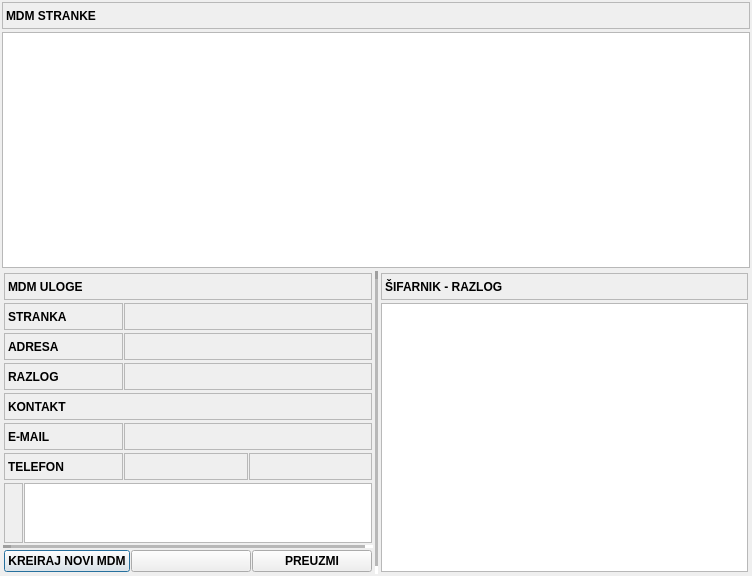
<?xml version="1.0" encoding="UTF-8"?>
<ui version="4.0">
 <class>FrmMdm2</class>
 <widget class="QDialog" name="FrmMdm2">
  <property name="geometry">
   <rect>
    <x>0</x>
    <y>0</y>
    <width>752</width>
    <height>576</height>
   </rect>
  </property>
  <property name="font">
   <font>
    <pointsize>9</pointsize>
   </font>
  </property>
  <property name="windowTitle">
   <string>Donat - MDM</string>
  </property>
  <property name="windowIcon">
   <iconset resource="../../resources/DonatForm.qrc">
    <normaloff>:/InDonat/Forms/images/App.ico</normaloff>:/InDonat/Forms/images/App.ico</iconset>
  </property>
  <property name="locale">
   <locale language="Croatian" country="Croatia"/>
  </property>
  <layout class="QVBoxLayout" name="verticalLayout">
   <property name="spacing">
    <number>1</number>
   </property>
   <property name="leftMargin">
    <number>1</number>
   </property>
   <property name="topMargin">
    <number>1</number>
   </property>
   <property name="rightMargin">
    <number>1</number>
   </property>
   <property name="bottomMargin">
    <number>1</number>
   </property>
   <item>
    <widget class="QFrame" name="frame_3">
     <property name="sizePolicy">
      <sizepolicy hsizetype="Preferred" vsizetype="Maximum">
       <horstretch>0</horstretch>
       <verstretch>0</verstretch>
      </sizepolicy>
     </property>
     <property name="frameShape">
      <enum>QFrame::NoFrame</enum>
     </property>
     <property name="frameShadow">
      <enum>QFrame::Raised</enum>
     </property>
     <layout class="QHBoxLayout" name="horizontalLayout_2">
      <property name="spacing">
       <number>1</number>
      </property>
      <property name="leftMargin">
       <number>1</number>
      </property>
      <property name="topMargin">
       <number>1</number>
      </property>
      <property name="rightMargin">
       <number>1</number>
      </property>
      <property name="bottomMargin">
       <number>1</number>
      </property>
      <item>
       <widget class="QLabel" name="lblMdmTitle">
        <property name="minimumSize">
         <size>
          <width>0</width>
          <height>27</height>
         </size>
        </property>
        <property name="font">
         <font>
          <weight>75</weight>
          <bold>true</bold>
         </font>
        </property>
        <property name="frameShape">
         <enum>QFrame::StyledPanel</enum>
        </property>
        <property name="text">
         <string>MDM STRANKE</string>
        </property>
       </widget>
      </item>
     </layout>
    </widget>
   </item>
   <item>
    <widget class="QFrame" name="frame">
     <property name="frameShape">
      <enum>QFrame::NoFrame</enum>
     </property>
     <property name="frameShadow">
      <enum>QFrame::Raised</enum>
     </property>
     <layout class="QHBoxLayout" name="horizontalLayout_13">
      <property name="spacing">
       <number>1</number>
      </property>
      <property name="leftMargin">
       <number>1</number>
      </property>
      <property name="topMargin">
       <number>1</number>
      </property>
      <property name="rightMargin">
       <number>1</number>
      </property>
      <property name="bottomMargin">
       <number>1</number>
      </property>
      <item>
       <widget class="QTreeWidget" name="treeSifre">
        <property name="font">
         <font>
          <pointsize>8</pointsize>
          <weight>50</weight>
          <bold>false</bold>
         </font>
        </property>
        <property name="headerHidden">
         <bool>true</bool>
        </property>
        <column>
         <property name="text">
          <string>1</string>
         </property>
        </column>
        <column>
         <property name="text">
          <string>2</string>
         </property>
        </column>
       </widget>
      </item>
     </layout>
    </widget>
   </item>
   <item>
    <widget class="QFrame" name="frame_2">
     <property name="frameShape">
      <enum>QFrame::NoFrame</enum>
     </property>
     <property name="frameShadow">
      <enum>QFrame::Raised</enum>
     </property>
     <layout class="QHBoxLayout" name="horizontalLayout">
      <property name="spacing">
       <number>1</number>
      </property>
      <property name="leftMargin">
       <number>1</number>
      </property>
      <property name="topMargin">
       <number>1</number>
      </property>
      <property name="rightMargin">
       <number>1</number>
      </property>
      <property name="bottomMargin">
       <number>1</number>
      </property>
      <item>
       <widget class="QFrame" name="frame_4">
        <property name="frameShape">
         <enum>QFrame::NoFrame</enum>
        </property>
        <layout class="QVBoxLayout" name="verticalLayout_2">
         <property name="spacing">
          <number>1</number>
         </property>
         <property name="leftMargin">
          <number>1</number>
         </property>
         <property name="topMargin">
          <number>1</number>
         </property>
         <property name="rightMargin">
          <number>1</number>
         </property>
         <property name="bottomMargin">
          <number>1</number>
         </property>
         <item>
          <widget class="QFrame" name="frame_12">
           <property name="sizePolicy">
            <sizepolicy hsizetype="Preferred" vsizetype="Maximum">
             <horstretch>0</horstretch>
             <verstretch>0</verstretch>
            </sizepolicy>
           </property>
           <property name="frameShape">
            <enum>QFrame::NoFrame</enum>
           </property>
           <property name="frameShadow">
            <enum>QFrame::Raised</enum>
           </property>
           <layout class="QHBoxLayout" name="horizontalLayout_4">
            <property name="spacing">
             <number>1</number>
            </property>
            <property name="leftMargin">
             <number>1</number>
            </property>
            <property name="topMargin">
             <number>1</number>
            </property>
            <property name="rightMargin">
             <number>1</number>
            </property>
            <property name="bottomMargin">
             <number>1</number>
            </property>
            <item>
             <widget class="QLabel" name="lblMdmTitle_3">
              <property name="minimumSize">
               <size>
                <width>0</width>
                <height>27</height>
               </size>
              </property>
              <property name="font">
               <font>
                <weight>75</weight>
                <bold>true</bold>
               </font>
              </property>
              <property name="frameShape">
               <enum>QFrame::StyledPanel</enum>
              </property>
              <property name="text">
               <string>MDM ULOGE</string>
              </property>
             </widget>
            </item>
           </layout>
          </widget>
         </item>
         <item>
          <widget class="QFrame" name="frame_6">
           <property name="sizePolicy">
            <sizepolicy hsizetype="Preferred" vsizetype="Maximum">
             <horstretch>0</horstretch>
             <verstretch>0</verstretch>
            </sizepolicy>
           </property>
           <property name="frameShape">
            <enum>QFrame::NoFrame</enum>
           </property>
           <property name="frameShadow">
            <enum>QFrame::Raised</enum>
           </property>
           <layout class="QHBoxLayout" name="horizontalLayout_6">
            <property name="spacing">
             <number>1</number>
            </property>
            <property name="leftMargin">
             <number>1</number>
            </property>
            <property name="topMargin">
             <number>1</number>
            </property>
            <property name="rightMargin">
             <number>1</number>
            </property>
            <property name="bottomMargin">
             <number>1</number>
            </property>
            <item>
             <widget class="QLabel" name="lblStrankaTitle">
              <property name="sizePolicy">
               <sizepolicy hsizetype="Maximum" vsizetype="Preferred">
                <horstretch>0</horstretch>
                <verstretch>0</verstretch>
               </sizepolicy>
              </property>
              <property name="minimumSize">
               <size>
                <width>119</width>
                <height>27</height>
               </size>
              </property>
              <property name="maximumSize">
               <size>
                <width>119</width>
                <height>16777215</height>
               </size>
              </property>
              <property name="font">
               <font>
                <weight>75</weight>
                <bold>true</bold>
               </font>
              </property>
              <property name="frameShape">
               <enum>QFrame::StyledPanel</enum>
              </property>
              <property name="text">
               <string>STRANKA</string>
              </property>
             </widget>
            </item>
            <item>
             <widget class="QLabel" name="lblMdmTitle_5">
              <property name="minimumSize">
               <size>
                <width>0</width>
                <height>27</height>
               </size>
              </property>
              <property name="font">
               <font>
                <weight>75</weight>
                <bold>true</bold>
               </font>
              </property>
              <property name="frameShape">
               <enum>QFrame::StyledPanel</enum>
              </property>
             </widget>
            </item>
           </layout>
          </widget>
         </item>
         <item>
          <widget class="QFrame" name="frame_11">
           <property name="sizePolicy">
            <sizepolicy hsizetype="Preferred" vsizetype="Maximum">
             <horstretch>0</horstretch>
             <verstretch>0</verstretch>
            </sizepolicy>
           </property>
           <property name="frameShape">
            <enum>QFrame::NoFrame</enum>
           </property>
           <property name="frameShadow">
            <enum>QFrame::Raised</enum>
           </property>
           <layout class="QHBoxLayout" name="horizontalLayout_8">
            <property name="spacing">
             <number>1</number>
            </property>
            <property name="leftMargin">
             <number>1</number>
            </property>
            <property name="topMargin">
             <number>1</number>
            </property>
            <property name="rightMargin">
             <number>1</number>
            </property>
            <property name="bottomMargin">
             <number>1</number>
            </property>
            <item>
             <widget class="QLabel" name="lblAdresaTitle">
              <property name="sizePolicy">
               <sizepolicy hsizetype="Maximum" vsizetype="Preferred">
                <horstretch>0</horstretch>
                <verstretch>0</verstretch>
               </sizepolicy>
              </property>
              <property name="minimumSize">
               <size>
                <width>119</width>
                <height>27</height>
               </size>
              </property>
              <property name="maximumSize">
               <size>
                <width>119</width>
                <height>16777215</height>
               </size>
              </property>
              <property name="font">
               <font>
                <weight>75</weight>
                <bold>true</bold>
               </font>
              </property>
              <property name="frameShape">
               <enum>QFrame::StyledPanel</enum>
              </property>
              <property name="text">
               <string>ADRESA</string>
              </property>
             </widget>
            </item>
            <item>
             <widget class="QLabel" name="lblMdmTitle_6">
              <property name="minimumSize">
               <size>
                <width>0</width>
                <height>27</height>
               </size>
              </property>
              <property name="font">
               <font>
                <weight>75</weight>
                <bold>true</bold>
               </font>
              </property>
              <property name="frameShape">
               <enum>QFrame::StyledPanel</enum>
              </property>
             </widget>
            </item>
           </layout>
          </widget>
         </item>
         <item>
          <widget class="QFrame" name="frame_14">
           <property name="sizePolicy">
            <sizepolicy hsizetype="Preferred" vsizetype="Maximum">
             <horstretch>0</horstretch>
             <verstretch>0</verstretch>
            </sizepolicy>
           </property>
           <property name="frameShape">
            <enum>QFrame::NoFrame</enum>
           </property>
           <property name="frameShadow">
            <enum>QFrame::Raised</enum>
           </property>
           <layout class="QHBoxLayout" name="horizontalLayout_7">
            <property name="spacing">
             <number>1</number>
            </property>
            <property name="leftMargin">
             <number>1</number>
            </property>
            <property name="topMargin">
             <number>1</number>
            </property>
            <property name="rightMargin">
             <number>1</number>
            </property>
            <property name="bottomMargin">
             <number>1</number>
            </property>
            <item>
             <widget class="QLabel" name="lblRazlogTitle">
              <property name="sizePolicy">
               <sizepolicy hsizetype="Maximum" vsizetype="Preferred">
                <horstretch>0</horstretch>
                <verstretch>0</verstretch>
               </sizepolicy>
              </property>
              <property name="minimumSize">
               <size>
                <width>119</width>
                <height>27</height>
               </size>
              </property>
              <property name="maximumSize">
               <size>
                <width>119</width>
                <height>16777215</height>
               </size>
              </property>
              <property name="font">
               <font>
                <weight>75</weight>
                <bold>true</bold>
               </font>
              </property>
              <property name="frameShape">
               <enum>QFrame::StyledPanel</enum>
              </property>
              <property name="text">
               <string>RAZLOG</string>
              </property>
             </widget>
            </item>
            <item>
             <widget class="QLabel" name="lblMdmTitle_7">
              <property name="minimumSize">
               <size>
                <width>0</width>
                <height>27</height>
               </size>
              </property>
              <property name="font">
               <font>
                <weight>75</weight>
                <bold>true</bold>
               </font>
              </property>
              <property name="frameShape">
               <enum>QFrame::StyledPanel</enum>
              </property>
             </widget>
            </item>
           </layout>
          </widget>
         </item>
         <item>
          <widget class="QFrame" name="frame_9">
           <property name="sizePolicy">
            <sizepolicy hsizetype="Preferred" vsizetype="Maximum">
             <horstretch>0</horstretch>
             <verstretch>0</verstretch>
            </sizepolicy>
           </property>
           <property name="frameShape">
            <enum>QFrame::NoFrame</enum>
           </property>
           <property name="frameShadow">
            <enum>QFrame::Raised</enum>
           </property>
           <layout class="QHBoxLayout" name="horizontalLayout_5">
            <property name="spacing">
             <number>1</number>
            </property>
            <property name="leftMargin">
             <number>1</number>
            </property>
            <property name="topMargin">
             <number>1</number>
            </property>
            <property name="rightMargin">
             <number>1</number>
            </property>
            <property name="bottomMargin">
             <number>1</number>
            </property>
            <item>
             <widget class="QLabel" name="lblMdmTitle_4">
              <property name="minimumSize">
               <size>
                <width>0</width>
                <height>27</height>
               </size>
              </property>
              <property name="font">
               <font>
                <weight>75</weight>
                <bold>true</bold>
               </font>
              </property>
              <property name="frameShape">
               <enum>QFrame::StyledPanel</enum>
              </property>
              <property name="text">
               <string>KONTAKT</string>
              </property>
             </widget>
            </item>
           </layout>
          </widget>
         </item>
         <item>
          <widget class="QFrame" name="frame_7">
           <property name="sizePolicy">
            <sizepolicy hsizetype="Preferred" vsizetype="Maximum">
             <horstretch>0</horstretch>
             <verstretch>0</verstretch>
            </sizepolicy>
           </property>
           <property name="frameShape">
            <enum>QFrame::NoFrame</enum>
           </property>
           <property name="frameShadow">
            <enum>QFrame::Raised</enum>
           </property>
           <layout class="QHBoxLayout" name="horizontalLayout_9">
            <property name="spacing">
             <number>1</number>
            </property>
            <property name="leftMargin">
             <number>1</number>
            </property>
            <property name="topMargin">
             <number>1</number>
            </property>
            <property name="rightMargin">
             <number>1</number>
            </property>
            <property name="bottomMargin">
             <number>1</number>
            </property>
            <item>
             <widget class="QLabel" name="lblRazlogTitle_2">
              <property name="sizePolicy">
               <sizepolicy hsizetype="Maximum" vsizetype="Preferred">
                <horstretch>0</horstretch>
                <verstretch>0</verstretch>
               </sizepolicy>
              </property>
              <property name="minimumSize">
               <size>
                <width>119</width>
                <height>27</height>
               </size>
              </property>
              <property name="maximumSize">
               <size>
                <width>119</width>
                <height>16777215</height>
               </size>
              </property>
              <property name="font">
               <font>
                <weight>75</weight>
                <bold>true</bold>
               </font>
              </property>
              <property name="frameShape">
               <enum>QFrame::StyledPanel</enum>
              </property>
              <property name="text">
               <string>E-MAIL</string>
              </property>
             </widget>
            </item>
            <item>
             <widget class="QLabel" name="lblMdmTitle_8">
              <property name="minimumSize">
               <size>
                <width>0</width>
                <height>27</height>
               </size>
              </property>
              <property name="font">
               <font>
                <weight>75</weight>
                <bold>true</bold>
               </font>
              </property>
              <property name="frameShape">
               <enum>QFrame::StyledPanel</enum>
              </property>
             </widget>
            </item>
           </layout>
          </widget>
         </item>
         <item>
          <widget class="QFrame" name="frame_10">
           <property name="sizePolicy">
            <sizepolicy hsizetype="Preferred" vsizetype="Maximum">
             <horstretch>0</horstretch>
             <verstretch>0</verstretch>
            </sizepolicy>
           </property>
           <property name="frameShape">
            <enum>QFrame::NoFrame</enum>
           </property>
           <property name="frameShadow">
            <enum>QFrame::Raised</enum>
           </property>
           <layout class="QHBoxLayout" name="horizontalLayout_10">
            <property name="spacing">
             <number>1</number>
            </property>
            <property name="leftMargin">
             <number>1</number>
            </property>
            <property name="topMargin">
             <number>1</number>
            </property>
            <property name="rightMargin">
             <number>1</number>
            </property>
            <property name="bottomMargin">
             <number>1</number>
            </property>
            <item>
             <widget class="QLabel" name="lblRazlogTitle_3">
              <property name="sizePolicy">
               <sizepolicy hsizetype="Maximum" vsizetype="Preferred">
                <horstretch>0</horstretch>
                <verstretch>0</verstretch>
               </sizepolicy>
              </property>
              <property name="minimumSize">
               <size>
                <width>119</width>
                <height>27</height>
               </size>
              </property>
              <property name="maximumSize">
               <size>
                <width>119</width>
                <height>16777215</height>
               </size>
              </property>
              <property name="font">
               <font>
                <weight>75</weight>
                <bold>true</bold>
               </font>
              </property>
              <property name="frameShape">
               <enum>QFrame::StyledPanel</enum>
              </property>
              <property name="text">
               <string>TELEFON</string>
              </property>
             </widget>
            </item>
            <item>
             <widget class="QLabel" name="lblMdmTitle_10">
              <property name="minimumSize">
               <size>
                <width>0</width>
                <height>27</height>
               </size>
              </property>
              <property name="font">
               <font>
                <weight>75</weight>
                <bold>true</bold>
               </font>
              </property>
              <property name="frameShape">
               <enum>QFrame::StyledPanel</enum>
              </property>
             </widget>
            </item>
            <item>
             <widget class="QLabel" name="lblMdmTitle_9">
              <property name="minimumSize">
               <size>
                <width>0</width>
                <height>27</height>
               </size>
              </property>
              <property name="font">
               <font>
                <weight>75</weight>
                <bold>true</bold>
               </font>
              </property>
              <property name="frameShape">
               <enum>QFrame::StyledPanel</enum>
              </property>
             </widget>
            </item>
           </layout>
          </widget>
         </item>
         <item>
          <widget class="QFrame" name="frame_13">
           <property name="frameShape">
            <enum>QFrame::NoFrame</enum>
           </property>
           <property name="frameShadow">
            <enum>QFrame::Raised</enum>
           </property>
           <layout class="QHBoxLayout" name="horizontalLayout_11">
            <property name="spacing">
             <number>1</number>
            </property>
            <property name="leftMargin">
             <number>1</number>
            </property>
            <property name="topMargin">
             <number>1</number>
            </property>
            <property name="rightMargin">
             <number>1</number>
            </property>
            <property name="bottomMargin">
             <number>1</number>
            </property>
            <item>
             <widget class="QLabel" name="lblRazlogTitle_4">
              <property name="sizePolicy">
               <sizepolicy hsizetype="Maximum" vsizetype="Preferred">
                <horstretch>0</horstretch>
                <verstretch>0</verstretch>
               </sizepolicy>
              </property>
              <property name="minimumSize">
               <size>
                <width>19</width>
                <height>27</height>
               </size>
              </property>
              <property name="maximumSize">
               <size>
                <width>19</width>
                <height>16777215</height>
               </size>
              </property>
              <property name="font">
               <font>
                <weight>75</weight>
                <bold>true</bold>
               </font>
              </property>
              <property name="frameShape">
               <enum>QFrame::StyledPanel</enum>
              </property>
             </widget>
            </item>
            <item>
             <widget class="QTextEdit" name="textEdit">
              <property name="sizePolicy">
               <sizepolicy hsizetype="Preferred" vsizetype="Preferred">
                <horstretch>0</horstretch>
                <verstretch>0</verstretch>
               </sizepolicy>
              </property>
              <property name="maximumSize">
               <size>
                <width>16777215</width>
                <height>60</height>
               </size>
              </property>
             </widget>
            </item>
           </layout>
          </widget>
         </item>
         <item>
          <widget class="Line" name="line_2">
           <property name="lineWidth">
            <number>8</number>
           </property>
           <property name="midLineWidth">
            <number>8</number>
           </property>
           <property name="orientation">
            <enum>Qt::Horizontal</enum>
           </property>
          </widget>
         </item>
         <item>
          <widget class="QFrame" name="frame_8">
           <property name="sizePolicy">
            <sizepolicy hsizetype="Preferred" vsizetype="Maximum">
             <horstretch>0</horstretch>
             <verstretch>0</verstretch>
            </sizepolicy>
           </property>
           <property name="frameShape">
            <enum>QFrame::NoFrame</enum>
           </property>
           <property name="frameShadow">
            <enum>QFrame::Raised</enum>
           </property>
           <layout class="QHBoxLayout" name="horizontalLayout_12">
            <property name="spacing">
             <number>1</number>
            </property>
            <property name="leftMargin">
             <number>1</number>
            </property>
            <property name="topMargin">
             <number>1</number>
            </property>
            <property name="rightMargin">
             <number>1</number>
            </property>
            <property name="bottomMargin">
             <number>1</number>
            </property>
            <item>
             <widget class="QPushButton" name="btnKreirajNoviMdm">
              <property name="font">
               <font>
                <weight>75</weight>
                <bold>true</bold>
               </font>
              </property>
              <property name="cursor">
               <cursorShape>PointingHandCursor</cursorShape>
              </property>
              <property name="text">
               <string>KREIRAJ NOVI MDM</string>
              </property>
              <property name="default">
               <bool>true</bool>
              </property>
             </widget>
            </item>
            <item>
             <widget class="QPushButton" name="btnOdustani">
              <property name="cursor">
               <cursorShape>PointingHandCursor</cursorShape>
              </property>
             </widget>
            </item>
            <item>
             <widget class="QPushButton" name="btnPreuzmi">
              <property name="font">
               <font>
                <weight>75</weight>
                <bold>true</bold>
               </font>
              </property>
              <property name="cursor">
               <cursorShape>PointingHandCursor</cursorShape>
              </property>
              <property name="text">
               <string>PREUZMI</string>
              </property>
             </widget>
            </item>
           </layout>
          </widget>
         </item>
        </layout>
       </widget>
      </item>
      <item>
       <widget class="Line" name="line">
        <property name="lineWidth">
         <number>8</number>
        </property>
        <property name="midLineWidth">
         <number>8</number>
        </property>
        <property name="orientation">
         <enum>Qt::Vertical</enum>
        </property>
       </widget>
      </item>
      <item>
       <widget class="QFrame" name="frame_5">
        <property name="frameShape">
         <enum>QFrame::NoFrame</enum>
        </property>
        <layout class="QVBoxLayout" name="verticalLayout_3">
         <property name="spacing">
          <number>1</number>
         </property>
         <property name="leftMargin">
          <number>1</number>
         </property>
         <property name="topMargin">
          <number>1</number>
         </property>
         <property name="rightMargin">
          <number>1</number>
         </property>
         <property name="bottomMargin">
          <number>1</number>
         </property>
         <item>
          <widget class="QFrame" name="frame_15">
           <property name="sizePolicy">
            <sizepolicy hsizetype="Preferred" vsizetype="Maximum">
             <horstretch>0</horstretch>
             <verstretch>0</verstretch>
            </sizepolicy>
           </property>
           <property name="frameShape">
            <enum>QFrame::NoFrame</enum>
           </property>
           <property name="frameShadow">
            <enum>QFrame::Raised</enum>
           </property>
           <layout class="QHBoxLayout" name="horizontalLayout_3">
            <property name="spacing">
             <number>1</number>
            </property>
            <property name="leftMargin">
             <number>1</number>
            </property>
            <property name="topMargin">
             <number>1</number>
            </property>
            <property name="rightMargin">
             <number>1</number>
            </property>
            <property name="bottomMargin">
             <number>1</number>
            </property>
            <item>
             <widget class="QLabel" name="lblMdmTitle_2">
              <property name="minimumSize">
               <size>
                <width>0</width>
                <height>27</height>
               </size>
              </property>
              <property name="font">
               <font>
                <weight>75</weight>
                <bold>true</bold>
               </font>
              </property>
              <property name="frameShape">
               <enum>QFrame::StyledPanel</enum>
              </property>
              <property name="text">
               <string>ŠIFARNIK - RAZLOG</string>
              </property>
             </widget>
            </item>
           </layout>
          </widget>
         </item>
         <item>
          <widget class="QFrame" name="frame_16">
           <property name="frameShape">
            <enum>QFrame::NoFrame</enum>
           </property>
           <property name="frameShadow">
            <enum>QFrame::Raised</enum>
           </property>
           <layout class="QHBoxLayout" name="horizontalLayout_14">
            <property name="spacing">
             <number>1</number>
            </property>
            <property name="leftMargin">
             <number>1</number>
            </property>
            <property name="topMargin">
             <number>1</number>
            </property>
            <property name="rightMargin">
             <number>1</number>
            </property>
            <property name="bottomMargin">
             <number>1</number>
            </property>
            <item>
             <widget class="QTreeWidget" name="treeSifre_2">
              <property name="sizePolicy">
               <sizepolicy hsizetype="Preferred" vsizetype="Expanding">
                <horstretch>0</horstretch>
                <verstretch>0</verstretch>
               </sizepolicy>
              </property>
              <property name="font">
               <font>
                <pointsize>8</pointsize>
                <weight>50</weight>
                <bold>false</bold>
               </font>
              </property>
              <property name="headerHidden">
               <bool>true</bool>
              </property>
              <column>
               <property name="text">
                <string>1</string>
               </property>
              </column>
              <column>
               <property name="text">
                <string>2</string>
               </property>
              </column>
             </widget>
            </item>
           </layout>
          </widget>
         </item>
        </layout>
       </widget>
      </item>
     </layout>
    </widget>
   </item>
  </layout>
 </widget>
 <resources>
  <include location="../../resources/DonatForm.qrc"/>
 </resources>
 <connections>
  <connection>
   <sender>btnOdustani</sender>
   <signal>clicked()</signal>
   <receiver>btnKreirajNoviMdm</receiver>
   <slot>close()</slot>
   <hints>
    <hint type="sourcelabel">
     <x>167</x>
     <y>440</y>
    </hint>
    <hint type="destinationlabel">
     <x>71</x>
     <y>440</y>
    </hint>
   </hints>
  </connection>
 </connections>
</ui>
